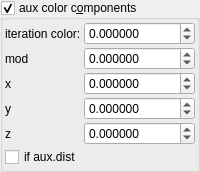
    <widget class="MyGroupBox" name="groupCheck_fold_color_aux_color_enabled">
     <property name="title">
      <string>aux color c&amp;omponents</string>
     </property>
     <property name="checkable">
      <bool>true</bool>
     </property>
     <layout class="QVBoxLayout" name="verticalLayout_11">
      <property name="leftMargin">
       <number>2</number>
      </property>
      <property name="topMargin">
       <number>2</number>
      </property>
      <property name="rightMargin">
       <number>2</number>
      </property>
      <property name="bottomMargin">
       <number>2</number>
      </property>
      <item>
       <layout class="QGridLayout" name="gridLayout_19" columnstretch="0,1">
        <property name="spacing">
         <number>2</number>
        </property>
        <item row="2" column="1">
         <widget class="MyDoubleSpinBox" name="spinbox4_fold_color_difs_0000_x">
          <property name="sizePolicy">
           <sizepolicy hsizetype="Minimum" vsizetype="Maximum">
            <horstretch>0</horstretch>
            <verstretch>0</verstretch>
           </sizepolicy>
          </property>
          <property name="prefix">
           <string/>
          </property>
          <property name="suffix">
           <string/>
          </property>
          <property name="decimals">
           <number>6</number>
          </property>
          <property name="minimum">
           <double>-100.000000000000000</double>
          </property>
          <property name="maximum">
           <double>100.000000000000000</double>
          </property>
          <property name="singleStep">
           <double>0.100000000000000</double>
          </property>
         </widget>
        </item>
        <item row="2" column="0">
         <widget class="QLabel" name="label_53">
          <property name="text">
           <string>mod</string>
          </property>
         </widget>
        </item>
        <item row="1" column="1">
         <widget class="MyDoubleSpinBox" name="spinbox_fold_color_difs1">
          <property name="sizePolicy">
           <sizepolicy hsizetype="Minimum" vsizetype="Maximum">
            <horstretch>0</horstretch>
            <verstretch>0</verstretch>
           </sizepolicy>
          </property>
          <property name="prefix">
           <string/>
          </property>
          <property name="suffix">
           <string/>
          </property>
          <property name="decimals">
           <number>6</number>
          </property>
          <property name="minimum">
           <double>-100.000000000000000</double>
          </property>
          <property name="maximum">
           <double>100.000000000000000</double>
          </property>
          <property name="singleStep">
           <double>0.100000000000000</double>
          </property>
         </widget>
        </item>
        <item row="1" column="0">
         <widget class="QLabel" name="label_54">
          <property name="text">
           <string>iteration color:</string>
          </property>
         </widget>
        </item>
        <item row="3" column="1">
         <widget class="MyDoubleSpinBox" name="spinbox4_fold_color_difs_0000_y">
          <property name="sizePolicy">
           <sizepolicy hsizetype="Minimum" vsizetype="Maximum">
            <horstretch>0</horstretch>
            <verstretch>0</verstretch>
           </sizepolicy>
          </property>
          <property name="prefix">
           <string/>
          </property>
          <property name="suffix">
           <string/>
          </property>
          <property name="decimals">
           <number>6</number>
          </property>
          <property name="minimum">
           <double>-100.000000000000000</double>
          </property>
          <property name="maximum">
           <double>100.000000000000000</double>
          </property>
          <property name="singleStep">
           <double>0.100000000000000</double>
          </property>
         </widget>
        </item>
        <item row="6" column="0">
         <widget class="MyCheckBox" name="checkBox_fold_color_aux_color_enabledA">
          <property name="text">
           <string>if aux.dist</string>
          </property>
         </widget>
        </item>
        <item row="4" column="1">
         <widget class="MyDoubleSpinBox" name="spinbox4_fold_color_difs_0000_z">
          <property name="sizePolicy">
           <sizepolicy hsizetype="Minimum" vsizetype="Maximum">
            <horstretch>0</horstretch>
            <verstretch>0</verstretch>
           </sizepolicy>
          </property>
          <property name="prefix">
           <string/>
          </property>
          <property name="suffix">
           <string/>
          </property>
          <property name="decimals">
           <number>6</number>
          </property>
          <property name="minimum">
           <double>-100.000000000000000</double>
          </property>
          <property name="maximum">
           <double>100.000000000000000</double>
          </property>
          <property name="singleStep">
           <double>0.100000000000000</double>
          </property>
         </widget>
        </item>
        <item row="5" column="1">
         <widget class="MyDoubleSpinBox" name="spinbox4_fold_color_difs_0000_w">
          <property name="sizePolicy">
           <sizepolicy hsizetype="Minimum" vsizetype="Maximum">
            <horstretch>0</horstretch>
            <verstretch>0</verstretch>
           </sizepolicy>
          </property>
          <property name="prefix">
           <string/>
          </property>
          <property name="suffix">
           <string/>
          </property>
          <property name="decimals">
           <number>6</number>
          </property>
          <property name="minimum">
           <double>-100.000000000000000</double>
          </property>
          <property name="maximum">
           <double>100.000000000000000</double>
          </property>
          <property name="singleStep">
           <double>0.100000000000000</double>
          </property>
         </widget>
        </item>
        <item row="4" column="0">
         <widget class="QLabel" name="label_55">
          <property name="text">
           <string notr="true">y</string>
          </property>
         </widget>
        </item>
        <item row="3" column="0">
         <widget class="QLabel" name="label_56">
          <property name="text">
           <string notr="true">x</string>
          </property>
         </widget>
        </item>
        <item row="5" column="0">
         <widget class="QLabel" name="label_57">
          <property name="text">
           <string notr="true">z</string>
          </property>
         </widget>
        </item>
       </layout>
      </item>
     </layout>
    </widget>
